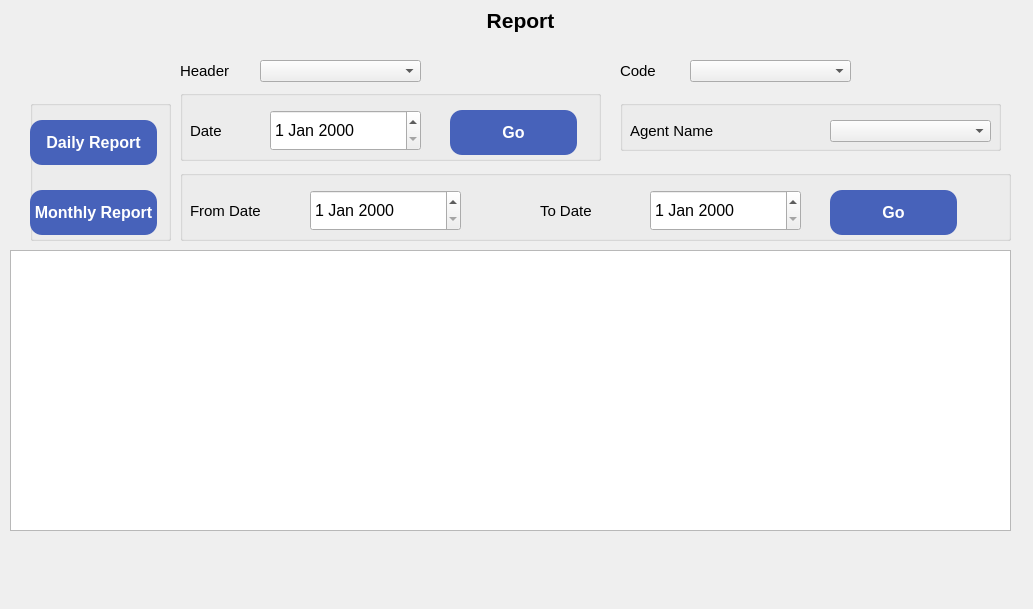
    <widget class="QWidget" name="Report">
     <widget class="QTableWidget" name="report_tableWidget">
      <property name="geometry">
       <rect>
        <x>10</x>
        <y>250</y>
        <width>1001</width>
        <height>281</height>
       </rect>
      </property>
      <property name="columnCount">
       <number>0</number>
      </property>
     </widget>
     <widget class="QPushButton" name="pb_report_OverallReport">
      <property name="geometry">
       <rect>
        <x>40</x>
        <y>50</y>
        <width>127</width>
        <height>45</height>
       </rect>
      </property>
      <property name="font">
       <font>
        <pointsize>-1</pointsize>
        <weight>75</weight>
        <italic>false</italic>
        <bold>true</bold>
       </font>
      </property>
      <property name="styleSheet">
       <string notr="true">
boder-style: outset;
border-wiidth: 2px;
border-radius: 12px;
border-color: black;
font: bold 16px;
</string>
      </property>
      <property name="text">
       <string/>
      </property>
      <property name="icon">
       <iconset>
        <normaloff>WeighBridgeScreens/Button/over-all.png</normaloff>WeighBridgeScreens/Button/over-all.png</iconset>
      </property>
      <property name="iconSize">
       <size>
        <width>141</width>
        <height>40</height>
       </size>
      </property>
     </widget>
     <widget class="QComboBox" name="combo_report_Header">
      <property name="geometry">
       <rect>
        <x>260</x>
        <y>60</y>
        <width>161</width>
        <height>22</height>
       </rect>
      </property>
     </widget>
     <widget class="QLabel" name="lb_report_header">
      <property name="geometry">
       <rect>
        <x>180</x>
        <y>60</y>
        <width>71</width>
        <height>22</height>
       </rect>
      </property>
      <property name="font">
       <font>
        <pointsize>11</pointsize>
        <weight>50</weight>
        <bold>false</bold>
       </font>
      </property>
      <property name="text">
       <string>Header</string>
      </property>
     </widget>
     <widget class="QPushButton" name="pb_report_HeaderOk">
      <property name="geometry">
       <rect>
        <x>446</x>
        <y>48</y>
        <width>101</width>
        <height>51</height>
       </rect>
      </property>
      <property name="font">
       <font>
        <pointsize>-1</pointsize>
        <weight>75</weight>
        <italic>false</italic>
        <bold>true</bold>
       </font>
      </property>
      <property name="styleSheet">
       <string notr="true">
boder-style: outset;
border-wiidth: 2px;
border-radius: 12px;
border-color: black;
font: bold 16px;
</string>
      </property>
      <property name="text">
       <string/>
      </property>
      <property name="icon">
       <iconset>
        <normaloff>WeighBridgeScreens/Button/ok.png</normaloff>WeighBridgeScreens/Button/ok.png</iconset>
      </property>
      <property name="iconSize">
       <size>
        <width>141</width>
        <height>50</height>
       </size>
      </property>
     </widget>
     <widget class="QLabel" name="lb_report_Code">
      <property name="geometry">
       <rect>
        <x>620</x>
        <y>60</y>
        <width>71</width>
        <height>22</height>
       </rect>
      </property>
      <property name="font">
       <font>
        <pointsize>11</pointsize>
        <weight>50</weight>
        <bold>false</bold>
       </font>
      </property>
      <property name="text">
       <string>Code</string>
      </property>
     </widget>
     <widget class="QComboBox" name="combo_report_Code">
      <property name="geometry">
       <rect>
        <x>690</x>
        <y>60</y>
        <width>161</width>
        <height>22</height>
       </rect>
      </property>
     </widget>
     <widget class="QPushButton" name="pb_report_CodeOk">
      <property name="geometry">
       <rect>
        <x>870</x>
        <y>50</y>
        <width>101</width>
        <height>51</height>
       </rect>
      </property>
      <property name="font">
       <font>
        <pointsize>-1</pointsize>
        <weight>75</weight>
        <italic>false</italic>
        <bold>true</bold>
       </font>
      </property>
      <property name="styleSheet">
       <string notr="true">
boder-style: outset;
border-wiidth: 2px;
border-radius: 12px;
border-color: black;
font: bold 16px;
</string>
      </property>
      <property name="text">
       <string/>
      </property>
      <property name="icon">
       <iconset>
        <normaloff>WeighBridgeScreens/Button/ok.png</normaloff>WeighBridgeScreens/Button/ok.png</iconset>
      </property>
      <property name="iconSize">
       <size>
        <width>141</width>
        <height>50</height>
       </size>
      </property>
     </widget>
     <widget class="QDateEdit" name="dateEdit">
      <property name="geometry">
       <rect>
        <x>-250</x>
        <y>250</y>
        <width>110</width>
        <height>22</height>
       </rect>
      </property>
     </widget>
     <widget class="QPushButton" name="pb_report_excel">
      <property name="geometry">
       <rect>
        <x>500</x>
        <y>540</y>
        <width>127</width>
        <height>45</height>
       </rect>
      </property>
      <property name="font">
       <font>
        <pointsize>-1</pointsize>
        <weight>75</weight>
        <italic>false</italic>
        <bold>true</bold>
       </font>
      </property>
      <property name="styleSheet">
       <string notr="true">
boder-style: outset;
border-wiidth: 2px;
border-radius: 12px;
border-color: black;
font: bold 16px;
</string>
      </property>
      <property name="text">
       <string/>
      </property>
      <property name="icon">
       <iconset>
        <normaloff>WeighBridgeScreens/Button/excel.png</normaloff>WeighBridgeScreens/Button/excel.png</iconset>
      </property>
      <property name="iconSize">
       <size>
        <width>141</width>
        <height>43</height>
       </size>
      </property>
     </widget>
     <widget class="QPushButton" name="pb_report_print">
      <property name="geometry">
       <rect>
        <x>650</x>
        <y>540</y>
        <width>127</width>
        <height>45</height>
       </rect>
      </property>
      <property name="font">
       <font>
        <pointsize>-1</pointsize>
        <weight>75</weight>
        <italic>false</italic>
        <bold>true</bold>
       </font>
      </property>
      <property name="styleSheet">
       <string notr="true">
boder-style: outset;
border-wiidth: 2px;
border-radius: 12px;
border-color: black;
font: bold 16px;
</string>
      </property>
      <property name="text">
       <string/>
      </property>
      <property name="icon">
       <iconset>
        <normaloff>WeighBridgeScreens/Button/print.png</normaloff>WeighBridgeScreens/Button/print.png</iconset>
      </property>
      <property name="iconSize">
       <size>
        <width>141</width>
        <height>43</height>
       </size>
      </property>
     </widget>
     <widget class="QPushButton" name="pb_report_close">
      <property name="geometry">
       <rect>
        <x>810</x>
        <y>540</y>
        <width>127</width>
        <height>45</height>
       </rect>
      </property>
      <property name="font">
       <font>
        <pointsize>-1</pointsize>
        <weight>75</weight>
        <italic>false</italic>
        <bold>true</bold>
       </font>
      </property>
      <property name="styleSheet">
       <string notr="true">
boder-style: outset;
border-wiidth: 2px;
border-radius: 12px;
border-color: black;
font: bold 16px;
</string>
      </property>
      <property name="text">
       <string/>
      </property>
      <property name="icon">
       <iconset>
        <normaloff>WeighBridgeScreens/Button/close.png</normaloff>WeighBridgeScreens/Button/close.png</iconset>
      </property>
      <property name="iconSize">
       <size>
        <width>141</width>
        <height>43</height>
       </size>
      </property>
     </widget>
     <widget class="QPushButton" name="pb_report_pdf">
      <property name="geometry">
       <rect>
        <x>340</x>
        <y>540</y>
        <width>127</width>
        <height>45</height>
       </rect>
      </property>
      <property name="font">
       <font>
        <pointsize>-1</pointsize>
        <weight>75</weight>
        <italic>false</italic>
        <bold>true</bold>
       </font>
      </property>
      <property name="styleSheet">
       <string notr="true">
boder-style: outset;
border-wiidth: 2px;
border-radius: 12px;
border-color: black;
font: bold 16px;
</string>
      </property>
      <property name="text">
       <string/>
      </property>
      <property name="icon">
       <iconset>
        <normaloff>WeighBridgeScreens/Button/pdf.png</normaloff>WeighBridgeScreens/Button/pdf.png</iconset>
      </property>
      <property name="iconSize">
       <size>
        <width>141</width>
        <height>43</height>
       </size>
      </property>
     </widget>
     <widget class="QLabel" name="lb_report">
      <property name="geometry">
       <rect>
        <x>440</x>
        <y>0</y>
        <width>161</width>
        <height>41</height>
       </rect>
      </property>
      <property name="font">
       <font>
        <pointsize>16</pointsize>
        <weight>75</weight>
        <bold>true</bold>
       </font>
      </property>
      <property name="text">
       <string>Report</string>
      </property>
      <property name="alignment">
       <set>Qt::AlignCenter</set>
      </property>
     </widget>
     <widget class="QGroupBox" name="gb_Report_DaiyReport">
      <property name="geometry">
       <rect>
        <x>180</x>
        <y>90</y>
        <width>421</width>
        <height>71</height>
       </rect>
      </property>
      <property name="title">
       <string/>
      </property>
      <widget class="QDateEdit" name="report_DateEdit">
       <property name="geometry">
        <rect>
         <x>90</x>
         <y>20</y>
         <width>151</width>
         <height>41</height>
        </rect>
       </property>
       <property name="font">
        <font>
         <pointsize>12</pointsize>
        </font>
       </property>
      </widget>
      <widget class="QLabel" name="lb_report_Date">
       <property name="geometry">
        <rect>
         <x>10</x>
         <y>30</y>
         <width>71</width>
         <height>22</height>
        </rect>
       </property>
       <property name="font">
        <font>
         <pointsize>11</pointsize>
         <weight>50</weight>
         <bold>false</bold>
        </font>
       </property>
       <property name="text">
        <string>Date</string>
       </property>
      </widget>
      <widget class="QPushButton" name="pb_report_dailyReportDateGo">
       <property name="geometry">
        <rect>
         <x>270</x>
         <y>20</y>
         <width>127</width>
         <height>45</height>
        </rect>
       </property>
       <property name="font">
        <font>
         <pointsize>-1</pointsize>
         <weight>75</weight>
         <italic>false</italic>
         <bold>true</bold>
        </font>
       </property>
       <property name="styleSheet">
        <string notr="true">background-color: rgb(71, 98, 186);
color:white;
boder-style: outset;
border-wiidth: 2px;
border-radius: 12px;
border-color: black;
font: bold 16px;
</string>
       </property>
       <property name="text">
        <string>Go</string>
       </property>
       <property name="iconSize">
        <size>
         <width>141</width>
         <height>40</height>
        </size>
       </property>
      </widget>
     </widget>
     <widget class="QGroupBox" name="gb_Report_HeaderCode">
      <property name="geometry">
       <rect>
        <x>620</x>
        <y>100</y>
        <width>381</width>
        <height>51</height>
       </rect>
      </property>
      <property name="title">
       <string/>
      </property>
      <widget class="QLabel" name="lb_report_selection">
       <property name="geometry">
        <rect>
         <x>10</x>
         <y>20</y>
         <width>191</width>
         <height>22</height>
        </rect>
       </property>
       <property name="font">
        <font>
         <pointsize>11</pointsize>
         <weight>50</weight>
         <bold>false</bold>
        </font>
       </property>
       <property name="text">
        <string>Agent Name</string>
       </property>
      </widget>
      <widget class="QComboBox" name="combo_report_selection">
       <property name="geometry">
        <rect>
         <x>210</x>
         <y>20</y>
         <width>161</width>
         <height>22</height>
        </rect>
       </property>
      </widget>
     </widget>
     <widget class="QGroupBox" name="gb_Report_MonthlyReport">
      <property name="geometry">
       <rect>
        <x>180</x>
        <y>170</y>
        <width>831</width>
        <height>71</height>
       </rect>
      </property>
      <property name="title">
       <string/>
      </property>
      <widget class="QPushButton" name="pb_report_monthlyReportDateGo">
       <property name="geometry">
        <rect>
         <x>650</x>
         <y>20</y>
         <width>127</width>
         <height>45</height>
        </rect>
       </property>
       <property name="font">
        <font>
         <pointsize>-1</pointsize>
         <weight>75</weight>
         <italic>false</italic>
         <bold>true</bold>
        </font>
       </property>
       <property name="styleSheet">
        <string notr="true">background-color: rgb(71, 98, 186);
color:white;
boder-style: outset;
border-wiidth: 2px;
border-radius: 12px;
border-color: black;
font: bold 16px;
</string>
       </property>
       <property name="text">
        <string>Go</string>
       </property>
       <property name="iconSize">
        <size>
         <width>141</width>
         <height>40</height>
        </size>
       </property>
      </widget>
      <widget class="QLabel" name="lb_report_ToDate">
       <property name="geometry">
        <rect>
         <x>360</x>
         <y>30</y>
         <width>101</width>
         <height>22</height>
        </rect>
       </property>
       <property name="font">
        <font>
         <pointsize>11</pointsize>
         <weight>50</weight>
         <bold>false</bold>
        </font>
       </property>
       <property name="text">
        <string>To Date</string>
       </property>
      </widget>
      <widget class="QDateEdit" name="report_FromDate">
       <property name="geometry">
        <rect>
         <x>130</x>
         <y>20</y>
         <width>151</width>
         <height>41</height>
        </rect>
       </property>
       <property name="font">
        <font>
         <pointsize>12</pointsize>
        </font>
       </property>
      </widget>
      <widget class="QLabel" name="lb_report_FromDate">
       <property name="geometry">
        <rect>
         <x>10</x>
         <y>30</y>
         <width>111</width>
         <height>22</height>
        </rect>
       </property>
       <property name="font">
        <font>
         <pointsize>11</pointsize>
         <weight>50</weight>
         <bold>false</bold>
        </font>
       </property>
       <property name="text">
        <string>From Date</string>
       </property>
      </widget>
      <widget class="QDateEdit" name="report_ToDate">
       <property name="geometry">
        <rect>
         <x>470</x>
         <y>20</y>
         <width>151</width>
         <height>41</height>
        </rect>
       </property>
       <property name="font">
        <font>
         <pointsize>12</pointsize>
        </font>
       </property>
      </widget>
     </widget>
     <widget class="QGroupBox" name="gb_Report_TypOfReport">
      <property name="geometry">
       <rect>
        <x>30</x>
        <y>100</y>
        <width>141</width>
        <height>141</height>
       </rect>
      </property>
      <property name="title">
       <string/>
      </property>
      <widget class="QPushButton" name="pb_Report_DailyReport">
       <property name="geometry">
        <rect>
         <x>0</x>
         <y>20</y>
         <width>127</width>
         <height>45</height>
        </rect>
       </property>
       <property name="font">
        <font>
         <pointsize>-1</pointsize>
         <weight>75</weight>
         <italic>false</italic>
         <bold>true</bold>
        </font>
       </property>
       <property name="styleSheet">
        <string notr="true">background-color: rgb(71, 98, 186);
color:white;
boder-style: outset;
border-wiidth: 2px;
border-radius: 12px;
border-color: black;
font: bold 16px;
</string>
       </property>
       <property name="text">
        <string>Daily Report</string>
       </property>
       <property name="iconSize">
        <size>
         <width>141</width>
         <height>40</height>
        </size>
       </property>
      </widget>
      <widget class="QPushButton" name="pb_Report_MonthlyReport">
       <property name="geometry">
        <rect>
         <x>0</x>
         <y>90</y>
         <width>127</width>
         <height>45</height>
        </rect>
       </property>
       <property name="font">
        <font>
         <pointsize>-1</pointsize>
         <weight>75</weight>
         <italic>false</italic>
         <bold>true</bold>
        </font>
       </property>
       <property name="styleSheet">
        <string notr="true">background-color: rgb(71, 98, 186);
color:white;
boder-style: outset;
border-wiidth: 2px;
border-radius: 12px;
border-color: black;
font: bold 16px;
</string>
       </property>
       <property name="text">
        <string>Monthly Report</string>
       </property>
      </widget>
     </widget>
     <widget class="QLabel" name="lb_report_background">
      <property name="geometry">
       <rect>
        <x>0</x>
        <y>0</y>
        <width>1024</width>
        <height>600</height>
       </rect>
      </property>
      <property name="text">
       <string/>
      </property>
     </widget>
     <zorder>lb_report_background</zorder>
     <zorder>report_tableWidget</zorder>
     <zorder>pb_report_OverallReport</zorder>
     <zorder>combo_report_Header</zorder>
     <zorder>lb_report_header</zorder>
     <zorder>pb_report_HeaderOk</zorder>
     <zorder>lb_report_Code</zorder>
     <zorder>combo_report_Code</zorder>
     <zorder>pb_report_CodeOk</zorder>
     <zorder>dateEdit</zorder>
     <zorder>pb_report_excel</zorder>
     <zorder>pb_report_print</zorder>
     <zorder>pb_report_close</zorder>
     <zorder>pb_report_pdf</zorder>
     <zorder>lb_report</zorder>
     <zorder>gb_Report_DaiyReport</zorder>
     <zorder>gb_Report_HeaderCode</zorder>
     <zorder>gb_Report_MonthlyReport</zorder>
     <zorder>gb_Report_TypOfReport</zorder>
    </widget>
